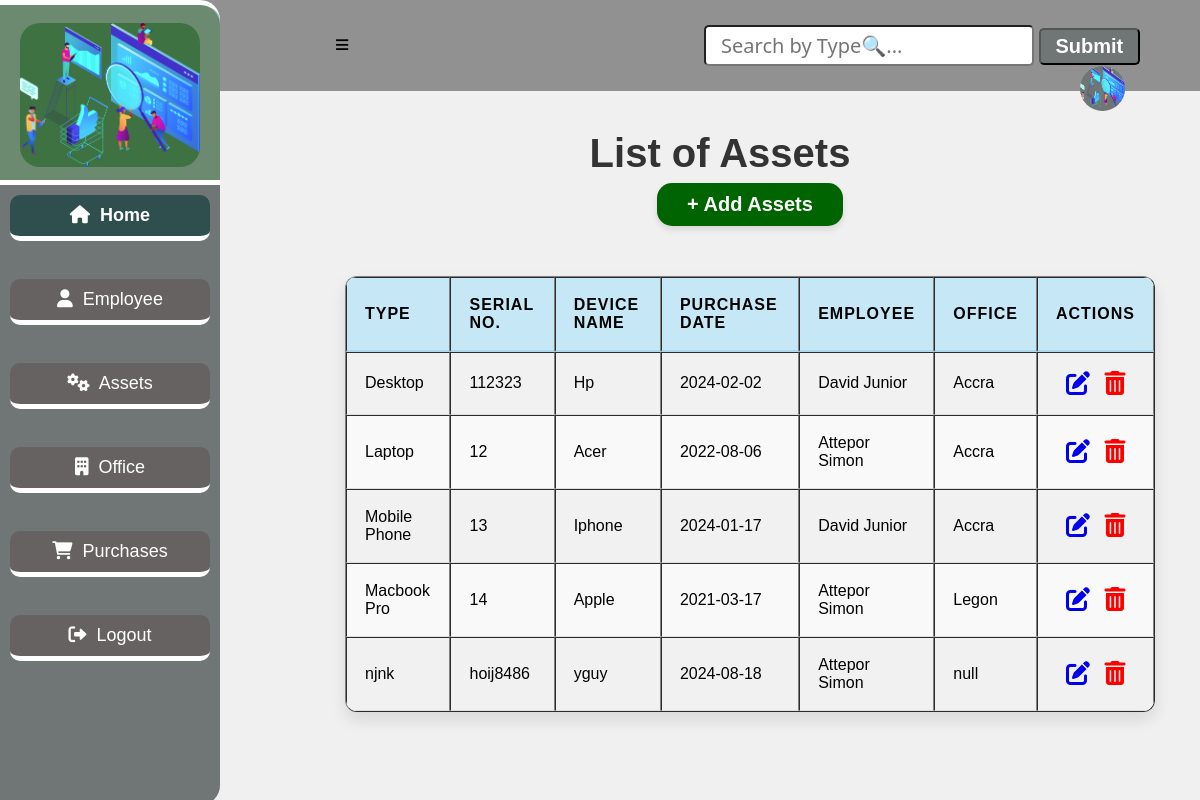
The page /equipment on the database as committed earlier.
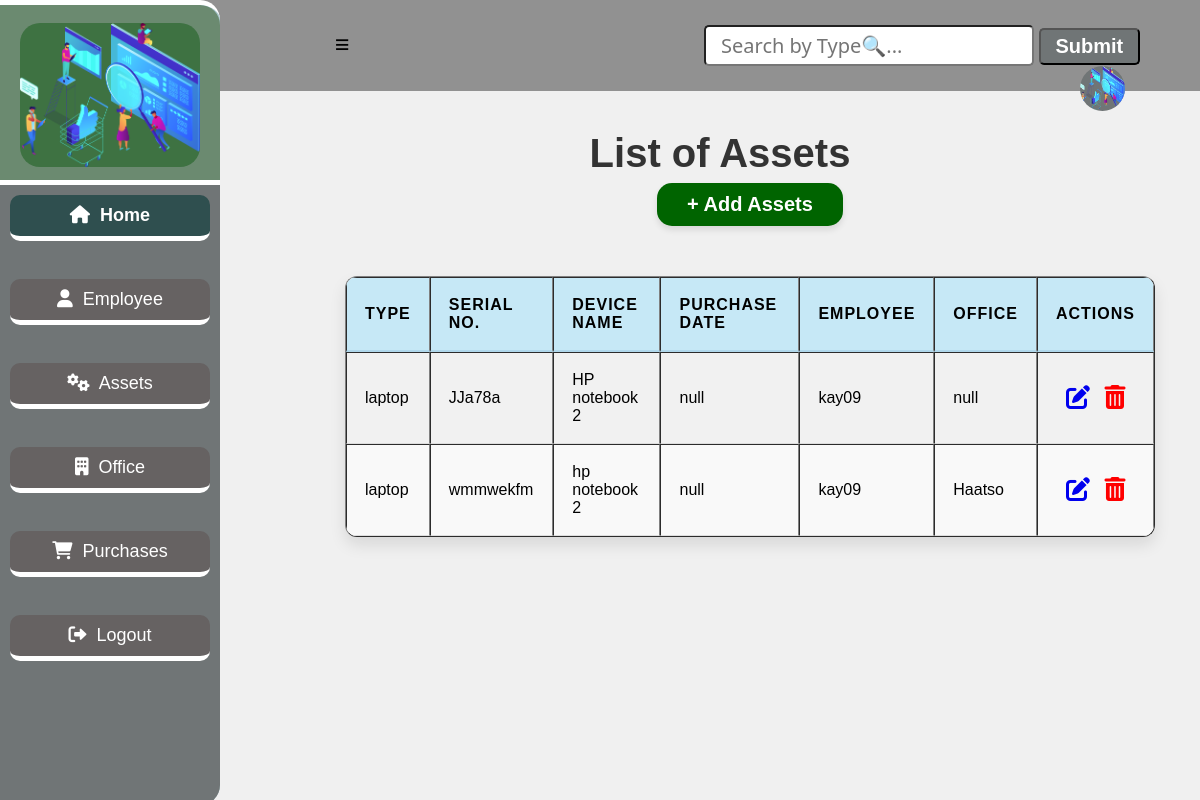
The same page on the database as committed later.
### app.py (models this page shows, shortened)
class Equipment(db.Model):
    __tablename__="equipment"
    barcode_number=db.Column(db.Integer, primary_key=True)
    type=db.Column(db.String(20))
    serial_number=db.Column(db.Integer)
    model_number=db.Column(db.Integer)
    purchase_date=db.Column(db.Integer, db.ForeignKey('purchases.id'))
    employee=db.Column(db.Integer, db.ForeignKey('employees.id'))
    location=db.Column(db.Integer, db.ForeignKey('locations.id'))
    purchase_rel=db.relationship('Purchase', backref='equipment_purchase')
    employee_rel=db.relationship('Employee', backref='equipment_employee')
    location_rel=db.relationship('Location', backref='equipment_location')

### app.py (the view)
@app.route('/equipment')
def equipment_index():
    equipment = Equipment.query.all()
    return render_template('equipmentList.html', equipment = equipment)

### app.py (called while the page is built)
@app.before_request
def create_table():
    db.create_all()

### templates/equipmentList.html (shortened to what this page needs)
<!DOCTYPE html>
<html lang="en">
<head>
    <link rel="stylesheet" href="{{ url_for('static', filename='main.css') }}">
    <link rel="stylesheet" href="https://cdnjs.cloudflare.com/ajax/libs/font-awesome/4.7.0/css/font-awesome.min.css">
    <link rel="stylesheet" href="https://cdnjs.cloudflare.com/ajax/libs/font-awesome/6.0.0-beta3/css/all.min.css">
</head>
<body>
    <div class="header">
        <a href="#" id="sidebar-icon">&#8801;</a>
        <input type="search" id="query" name="search" placeholder="Search by Type🔍...">
        <button id="search-button">Submit</button>
        <a href="#"><img src="{{ url_for('static', filename='bg4.png') }}" alt="Logo"></a>
    </div>
    <section class="sidebar">
        <div class="logo">
            <img src="{{ url_for('static', filename='bg4.png') }}" alt="Logo">
        </div>
        <div class="content">
            <a href="/entry_point" class="home active"><i class="fas fa-home"></i>&nbsp; Home</a><br>
            <a href="/employee" class="home"><i class="fas fa-user"></i>&nbsp;  Employee</a><br>
            <a href="/equipment" class="home"><i class="fas fa-cogs"></i>&nbsp;  Assets</a><br>
            <a href="/location" class="home"><i class="fas fa-building"></i>&nbsp;  Office</a><br>
            <a href="/purchase" class="home"><i class="fas fa-shopping-cart"></i> &nbsp; Purchases</a><br>
            <a href="/login" class="home"><i class="fas fa-sign-out-alt"></i>&nbsp;  Logout</a>
          </div>
    </section>
    <h1 class="marquee">List of Assets</h1>
    <div class="location-form">
        <a href="/add-equipment" class="btn1">+ Add Assets</a>
        <table border="1">
            <thead>
                <tr>
                    <th>Type</th>
                    <th>Serial No.</th>
                    <th>Device Name</th>
                    <th>Purchase Date</th>
                    <th>Employee</th>
                    <th>Office</th>
                    <th>Actions</th>
                </tr>
            </thead>
            <tbody id="table-results">
                {% for equip in equipment %}
                <tr>
                    <td>{{ equip.type }}</td>
                    <td>{{ equip.serial_number }}</td>
                    <td>{{ equip.model_number }}</td>
                    <td>{{ equip.purchase_date }}</td>
                    <td>{{ equip.employee }}</td>
                    <td>{{ equip.location }}</td>
                    <td class="action">
                        <a href="/edit_equipment/{{ equip.barcode_number }}"><i class="fa fa-edit" style="font-size:24px"></i></a>
                        <a href="/delete_equipment/{{ equip.barcode_number }}"><i class="fa fa-trash-o" style="font-size:24px"></i></a>
                    </td>
                </tr>
                {% endfor %}
            </tbody>
        </table>
    </div>
</body>
</html>

Rows that differ between the two databases and show on the page:
removed Equipment: type "Mobile Phone", serial_number "13", model_number "Iphone", purchase_date "2024-01-17", employee "David Junior", location "Accra"
removed Equipment: type "Macbook Pro", serial_number "14", model_number "Apple", purchase_date "2021-03-17", employee "Attepor Simon", location "Legon"
removed Equipment: type "njnk", serial_number "hoij8486", model_number "yguy", purchase_date "2024-08-18", employee "Attepor Simon", location "null"
changed Equipment: type "Desktop" → "laptop"; serial_number "112323" → "JJa78a"; model_number "Hp" → "HP notebook 2"; purchase_date "2024-02-02" → "null"; employee "David Junior" → "kay09"; location "Accra" → "null"
changed Equipment: type "Laptop" → "laptop"; serial_number "12" → "wmmwekfm"; model_number "Acer" → "hp notebook 2"; purchase_date "2022-08-06" → "null"; employee "Attepor Simon" → "kay09"; location "Accra" → "Haatso"
